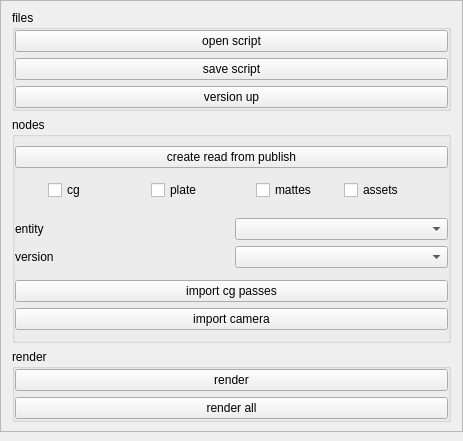
<?xml version="1.0" encoding="UTF-8"?>
<ui version="4.0">
 <class>Form</class>
 <widget class="QWidget" name="Form">
  <property name="geometry">
   <rect>
    <x>0</x>
    <y>0</y>
    <width>463</width>
    <height>441</height>
   </rect>
  </property>
  <property name="sizePolicy">
   <sizepolicy hsizetype="Expanding" vsizetype="Expanding">
    <horstretch>0</horstretch>
    <verstretch>0</verstretch>
   </sizepolicy>
  </property>
  <property name="minimumSize">
   <size>
    <width>463</width>
    <height>436</height>
   </size>
  </property>
  <property name="windowTitle">
   <string>Form</string>
  </property>
  <layout class="QVBoxLayout" name="verticalLayout">
   <property name="leftMargin">
    <number>0</number>
   </property>
   <property name="topMargin">
    <number>0</number>
   </property>
   <property name="rightMargin">
    <number>0</number>
   </property>
   <property name="bottomMargin">
    <number>9</number>
   </property>
   <item>
    <widget class="QScrollArea" name="scrollArea">
     <property name="widgetResizable">
      <bool>true</bool>
     </property>
     <widget class="QWidget" name="scrollAreaWidgetContents">
      <property name="geometry">
       <rect>
        <x>0</x>
        <y>0</y>
        <width>447</width>
        <height>454</height>
       </rect>
      </property>
      <layout class="QVBoxLayout" name="verticalLayout_3">
       <item>
        <layout class="QVBoxLayout" name="verticalLayout_2" stretch="0,1,0">
         <property name="leftMargin">
          <number>2</number>
         </property>
         <property name="rightMargin">
          <number>2</number>
         </property>
         <item>
          <widget class="QGroupBox" name="groupBox">
           <property name="sizePolicy">
            <sizepolicy hsizetype="Expanding" vsizetype="Expanding">
             <horstretch>0</horstretch>
             <verstretch>0</verstretch>
            </sizepolicy>
           </property>
           <property name="styleSheet">
            <string notr="true"/>
           </property>
           <property name="title">
            <string>files</string>
           </property>
           <property name="flat">
            <bool>true</bool>
           </property>
           <layout class="QVBoxLayout" name="verticalLayout_7">
            <property name="leftMargin">
             <number>0</number>
            </property>
            <property name="topMargin">
             <number>0</number>
            </property>
            <property name="rightMargin">
             <number>0</number>
            </property>
            <property name="bottomMargin">
             <number>0</number>
            </property>
            <item>
             <layout class="QVBoxLayout" name="verticalLayout_4">
              <item>
               <widget class="QPushButton" name="open_script_pushButton">
                <property name="text">
                 <string>open script</string>
                </property>
               </widget>
              </item>
              <item>
               <widget class="QPushButton" name="save_script_pushButton">
                <property name="text">
                 <string>save script</string>
                </property>
               </widget>
              </item>
              <item>
               <widget class="QPushButton" name="version_up_pushButton">
                <property name="text">
                 <string>version up</string>
                </property>
               </widget>
              </item>
             </layout>
            </item>
           </layout>
          </widget>
         </item>
         <item>
          <widget class="QGroupBox" name="groupBox_2">
           <property name="sizePolicy">
            <sizepolicy hsizetype="Expanding" vsizetype="Expanding">
             <horstretch>0</horstretch>
             <verstretch>0</verstretch>
            </sizepolicy>
           </property>
           <property name="title">
            <string>nodes</string>
           </property>
           <property name="flat">
            <bool>true</bool>
           </property>
           <layout class="QVBoxLayout" name="verticalLayout_8">
            <property name="leftMargin">
             <number>0</number>
            </property>
            <property name="topMargin">
             <number>0</number>
            </property>
            <property name="rightMargin">
             <number>0</number>
            </property>
            <property name="bottomMargin">
             <number>0</number>
            </property>
            <item>
             <layout class="QVBoxLayout" name="verticalLayout_5">
              <item>
               <widget class="QPushButton" name="create_read_pushButton">
                <property name="text">
                 <string>create read from publish</string>
                </property>
               </widget>
              </item>
              <item>
               <layout class="QHBoxLayout" name="horizontalLayout">
                <property name="topMargin">
                 <number>6</number>
                </property>
                <property name="bottomMargin">
                 <number>6</number>
                </property>
                <item alignment="Qt::AlignmentFlag::AlignHCenter">
                 <widget class="QCheckBox" name="cg_checkBox">
                  <property name="text">
                   <string>cg</string>
                  </property>
                 </widget>
                </item>
                <item alignment="Qt::AlignmentFlag::AlignHCenter">
                 <widget class="QCheckBox" name="plate_checkBox">
                  <property name="text">
                   <string>plate</string>
                  </property>
                 </widget>
                </item>
                <item alignment="Qt::AlignmentFlag::AlignHCenter">
                 <widget class="QCheckBox" name="mattes_checkBox">
                  <property name="text">
                   <string>mattes</string>
                  </property>
                 </widget>
                </item>
                <item>
                 <widget class="QCheckBox" name="assets_checkBox">
                  <property name="text">
                   <string>assets</string>
                  </property>
                 </widget>
                </item>
               </layout>
              </item>
              <item>
               <layout class="QGridLayout" name="gridLayout">
                <property name="topMargin">
                 <number>6</number>
                </property>
                <property name="bottomMargin">
                 <number>6</number>
                </property>
                <item row="0" column="0">
                 <widget class="QLabel" name="label">
                  <property name="text">
                   <string>entity</string>
                  </property>
                 </widget>
                </item>
                <item row="0" column="1">
                 <widget class="QComboBox" name="entity_cg_comboBox"/>
                </item>
                <item row="1" column="0">
                 <widget class="QLabel" name="label_2">
                  <property name="text">
                   <string>version</string>
                  </property>
                 </widget>
                </item>
                <item row="1" column="1">
                 <widget class="QComboBox" name="cg_version_comboBox"/>
                </item>
               </layout>
              </item>
              <item>
               <widget class="QPushButton" name="import_cg_passes_pushButton">
                <property name="text">
                 <string>import cg passes</string>
                </property>
               </widget>
              </item>
              <item>
               <widget class="QPushButton" name="import_camera_pushButton">
                <property name="text">
                 <string>import camera</string>
                </property>
               </widget>
              </item>
             </layout>
            </item>
           </layout>
          </widget>
         </item>
         <item>
          <widget class="QGroupBox" name="groupBox_3">
           <property name="sizePolicy">
            <sizepolicy hsizetype="Expanding" vsizetype="Expanding">
             <horstretch>0</horstretch>
             <verstretch>0</verstretch>
            </sizepolicy>
           </property>
           <property name="title">
            <string>render</string>
           </property>
           <property name="flat">
            <bool>true</bool>
           </property>
           <layout class="QVBoxLayout" name="verticalLayout_9">
            <property name="leftMargin">
             <number>0</number>
            </property>
            <property name="topMargin">
             <number>0</number>
            </property>
            <property name="rightMargin">
             <number>0</number>
            </property>
            <property name="bottomMargin">
             <number>0</number>
            </property>
            <item>
             <layout class="QVBoxLayout" name="verticalLayout_6">
              <item>
               <widget class="QPushButton" name="render_selected_pushButton">
                <property name="text">
                 <string>render</string>
                </property>
               </widget>
              </item>
              <item>
               <widget class="QPushButton" name="render_all_pushButton">
                <property name="text">
                 <string>render all</string>
                </property>
               </widget>
              </item>
             </layout>
            </item>
           </layout>
          </widget>
         </item>
        </layout>
       </item>
      </layout>
     </widget>
    </widget>
   </item>
  </layout>
 </widget>
 <resources/>
 <connections/>
</ui>
